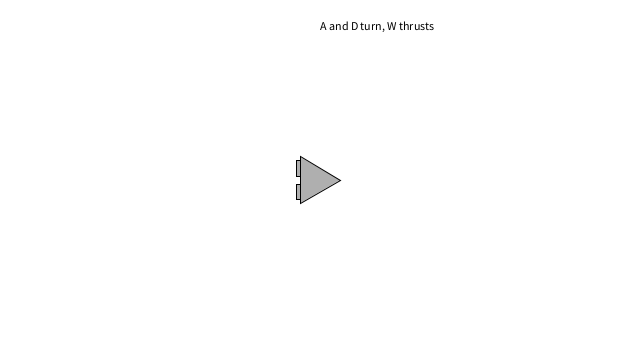
Frame 1 (no input)
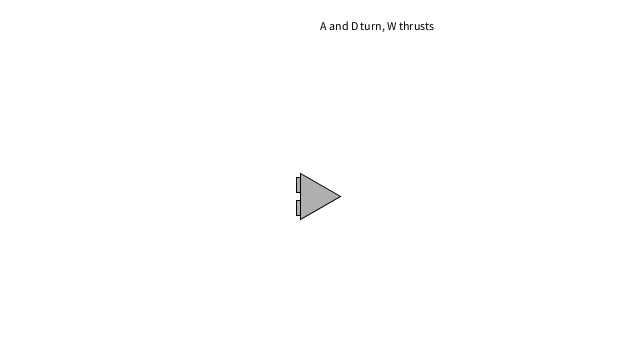
Frame 60 (the mouse pressed at the canvas centre just before this capture)
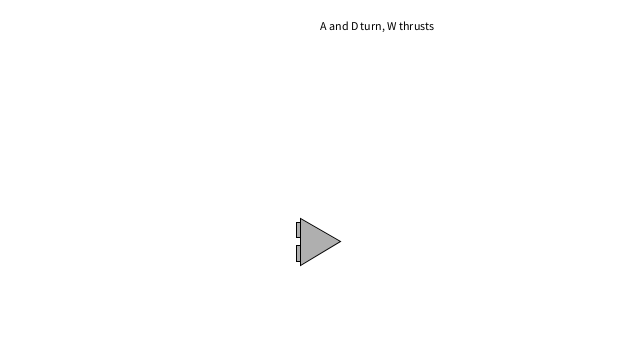
Frame 120 (the mouse held since frame 60 and released just before this capture)

The Processing sketch that drew these frames (run headless with seeded random() and noise(); from frame 60 on, the mouse is pressed at the canvas centre):

// Processing sketch: triangleship
// ── triangleship.pde
import java.util.Iterator;

ParticleSystem ps;
Ship ship;

void setup() {
  size(640, 360);
  ps = new ParticleSystem(new PVector(width/2, 50));
  ship = new Ship(new PVector(width/2, height/2));
}

void draw() {
  background(255);
  fill(0);
  text("A and D turn, W thrusts", width/2, 30);
  ship.run();
}

class Ship {
  PVector location;
  PVector velocity;
  PVector acceleration;
  float theta;
  boolean thrusterson;
  boolean apressed;
  boolean dpressed;
  boolean wpressed;
  
  Ship(PVector position) {
    location = position.get();
    velocity = new PVector();
    acceleration = new PVector();
    theta = 0;
    apressed = false;
    dpressed = false;
    wpressed = false;
  }
  
  void run() {
    update();
    render();
  }
  
  void update() {
    acceleration.x= 0;
    acceleration.y = 0;
    thrusterson = false;
      if (apressed) {
        theta += -0.1;
      } if (dpressed) {
        theta += 0.1;
      } if (wpressed) {
        acceleration.x += 0.033*cos(theta);
        acceleration.y += 0.033*sin(theta);
        thrusterson = true;
      }
      acceleration.x += -velocity.x/240;
      acceleration.y += -velocity.y/240 + 0.01;
      velocity.add(acceleration);
      location.add(velocity);
      location.x = location.x % width;
      location.y = location.y % height;
      if (location.x < 0) {
        location.x += width;
      }
      if (location.y < 0) {
        location.y += height;
      }
    }
  
  void render() {
    ps.run();
    stroke(0);
    fill(175);
    pushMatrix();
    translate(location.x, location.y);
    rotate(theta);
    triangle(20, 0, -20, 40/sqrt(3), -20, -40/sqrt(3));
     if (thrusterson) {
      fill(255, 0, 0);
    }
    rect(-24, -40/sqrt(3) + 4, 4, 40/sqrt(3) - 8);
    rect(-24, 4, 4, 40/sqrt(3) - 8);
    popMatrix();
  }
  
}
class ParticleSystem {
  ArrayList<Particle> particles;
  PVector origin;
  
  ParticleSystem(PVector location) {
    origin = location.get();
    particles = new ArrayList<Particle>();
  }
  
  void addParticle() {
    particles.add(new Particle(origin));
  }
  
  void run() {
    origin.x = ship.location.x  - 20*cos(ship.theta);
    origin.y = ship.location.y - 20*sin(ship.theta);
    if (ship.thrusterson) {
      addParticle();
    }
    Iterator<Particle> it = particles.iterator();
    while (it.hasNext()) {
      Particle p = it.next();
      p.run();
      if (p.isDead()) {
        it.remove();
      }
    }
  }
  
}

class Particle {
  PVector location;
  PVector velocity;
  PVector acceleration;
  float lifespan;
  float mass;
  float theta;
  float avel;
  float aacc;
  Particle(PVector l) {
    acceleration = new PVector(0,0.05);
    float magvel = random(-4, -2);
    float thetaoffset = random(-PI/6, PI/6);
    velocity = new PVector(magvel*cos(ship.theta + thetaoffset),magvel*sin(ship.theta + thetaoffset));
    location = l.get();
    lifespan = 255.0;
    theta = 0;
    avel = random(-0.1, 0.1);
    aacc = random(-0.005, 0.005);
  }
  
  void applyforce(PVector force) {
    acceleration.x += force.x/mass;
    acceleration.y += force.y/mass;
  }
 
  void run() {
    update();
    display();
  }
 
  void update() {
    velocity.add(acceleration);
    location.add(velocity);
    lifespan -= 2.0;
    avel += aacc;
    theta += avel;
  }
 
  void display() {
    stroke(0,lifespan);
    fill(0,lifespan);
    pushMatrix();
    translate(location.x,location.y);
    rotate(theta);
    ellipse(0,0,16,8);
    popMatrix();
  }
 
  boolean isDead() {
    if (lifespan < 0.0) {
      return true;
    } else {
      return false;
    }
  }
}

void keyReleased() {
    ship.apressed = false;
    ship.wpressed = false;
    ship.dpressed = false;
}

void keyPressed() {
  if (key == 'a') {
    ship.apressed = true;
    ship.wpressed = false;
    ship.dpressed = false;
  }
  if (key == 'w') {
    ship.apressed = false;
    ship.wpressed = true;
    ship.dpressed = false;
  }
  if (key == 'd') {
    ship.apressed = false;
    ship.wpressed = false;
    ship.dpressed = true;
  }
}
